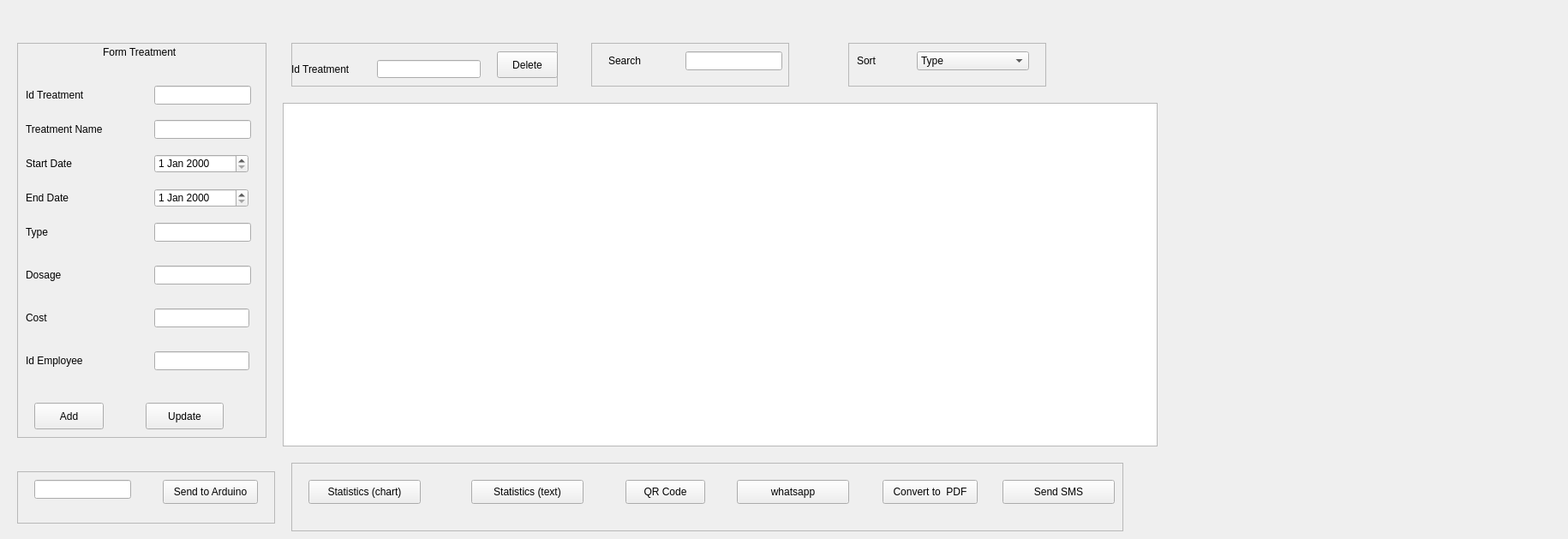
    <widget class="QWidget" name="tab_3">
     <attribute name="title">
      <string>Treatment</string>
     </attribute>
     <widget class="QFrame" name="frame_13">
      <property name="geometry">
       <rect>
        <x>20</x>
        <y>50</y>
        <width>291</width>
        <height>461</height>
       </rect>
      </property>
      <property name="frameShape">
       <enum>QFrame::StyledPanel</enum>
      </property>
      <property name="frameShadow">
       <enum>QFrame::Raised</enum>
      </property>
      <widget class="QLabel" name="label_30">
       <property name="geometry">
        <rect>
         <x>10</x>
         <y>50</y>
         <width>91</width>
         <height>21</height>
        </rect>
       </property>
       <property name="text">
        <string>Id Treatment</string>
       </property>
      </widget>
      <widget class="QLabel" name="label_31">
       <property name="geometry">
        <rect>
         <x>10</x>
         <y>90</y>
         <width>111</width>
         <height>21</height>
        </rect>
       </property>
       <property name="text">
        <string>Treatment Name</string>
       </property>
      </widget>
      <widget class="QLabel" name="label_32">
       <property name="geometry">
        <rect>
         <x>10</x>
         <y>130</y>
         <width>91</width>
         <height>21</height>
        </rect>
       </property>
       <property name="text">
        <string>Start Date</string>
       </property>
      </widget>
      <widget class="QLabel" name="label_33">
       <property name="geometry">
        <rect>
         <x>10</x>
         <y>210</y>
         <width>91</width>
         <height>21</height>
        </rect>
       </property>
       <property name="text">
        <string>Type</string>
       </property>
      </widget>
      <widget class="QLabel" name="label_34">
       <property name="geometry">
        <rect>
         <x>10</x>
         <y>170</y>
         <width>91</width>
         <height>21</height>
        </rect>
       </property>
       <property name="text">
        <string>End Date</string>
       </property>
      </widget>
      <widget class="QLabel" name="label_35">
       <property name="geometry">
        <rect>
         <x>10</x>
         <y>260</y>
         <width>91</width>
         <height>21</height>
        </rect>
       </property>
       <property name="text">
        <string>Dosage</string>
       </property>
      </widget>
      <widget class="QLabel" name="label_36">
       <property name="geometry">
        <rect>
         <x>10</x>
         <y>310</y>
         <width>91</width>
         <height>21</height>
        </rect>
       </property>
       <property name="text">
        <string>Cost</string>
       </property>
      </widget>
      <widget class="QLabel" name="label_37">
       <property name="geometry">
        <rect>
         <x>10</x>
         <y>360</y>
         <width>91</width>
         <height>21</height>
        </rect>
       </property>
       <property name="text">
        <string>Id Employee</string>
       </property>
      </widget>
      <widget class="QLineEdit" name="lineEdit_ID_TREATMENT">
       <property name="geometry">
        <rect>
         <x>160</x>
         <y>50</y>
         <width>113</width>
         <height>22</height>
        </rect>
       </property>
      </widget>
      <widget class="QLineEdit" name="lineEdit_TNAME">
       <property name="geometry">
        <rect>
         <x>160</x>
         <y>90</y>
         <width>113</width>
         <height>22</height>
        </rect>
       </property>
      </widget>
      <widget class="QDateEdit" name="lineEdit_STARTDATE">
       <property name="geometry">
        <rect>
         <x>160</x>
         <y>130</y>
         <width>110</width>
         <height>22</height>
        </rect>
       </property>
      </widget>
      <widget class="QDateEdit" name="lineEdit_ENDDATE">
       <property name="geometry">
        <rect>
         <x>160</x>
         <y>170</y>
         <width>110</width>
         <height>22</height>
        </rect>
       </property>
      </widget>
      <widget class="QLineEdit" name="lineEdit_TYPEE">
       <property name="geometry">
        <rect>
         <x>160</x>
         <y>210</y>
         <width>113</width>
         <height>22</height>
        </rect>
       </property>
      </widget>
      <widget class="QLineEdit" name="lineEdit_DOSAGE">
       <property name="geometry">
        <rect>
         <x>160</x>
         <y>260</y>
         <width>113</width>
         <height>22</height>
        </rect>
       </property>
      </widget>
      <widget class="QLineEdit" name="lineEdit_TCOST">
       <property name="geometry">
        <rect>
         <x>160</x>
         <y>310</y>
         <width>111</width>
         <height>22</height>
        </rect>
       </property>
      </widget>
      <widget class="QLineEdit" name="lineEdit_ID">
       <property name="geometry">
        <rect>
         <x>160</x>
         <y>360</y>
         <width>111</width>
         <height>22</height>
        </rect>
       </property>
      </widget>
      <widget class="QPushButton" name="pushButton_Add">
       <property name="geometry">
        <rect>
         <x>20</x>
         <y>420</y>
         <width>81</width>
         <height>31</height>
        </rect>
       </property>
       <property name="text">
        <string>Add</string>
       </property>
      </widget>
      <widget class="QPushButton" name="pushButton_updatet">
       <property name="geometry">
        <rect>
         <x>150</x>
         <y>420</y>
         <width>91</width>
         <height>31</height>
        </rect>
       </property>
       <property name="text">
        <string>Update</string>
       </property>
      </widget>
      <widget class="QLabel" name="label_38">
       <property name="geometry">
        <rect>
         <x>100</x>
         <y>0</y>
         <width>101</width>
         <height>21</height>
        </rect>
       </property>
       <property name="text">
        <string>Form Treatment</string>
       </property>
      </widget>
     </widget>
     <widget class="QFrame" name="frame_14">
      <property name="geometry">
       <rect>
        <x>690</x>
        <y>50</y>
        <width>231</width>
        <height>51</height>
       </rect>
      </property>
      <property name="frameShape">
       <enum>QFrame::StyledPanel</enum>
      </property>
      <property name="frameShadow">
       <enum>QFrame::Raised</enum>
      </property>
      <widget class="QLabel" name="label_39">
       <property name="geometry">
        <rect>
         <x>20</x>
         <y>10</y>
         <width>91</width>
         <height>21</height>
        </rect>
       </property>
       <property name="text">
        <string>Search</string>
       </property>
      </widget>
      <widget class="QLineEdit" name="lineEdit_recherchet">
       <property name="geometry">
        <rect>
         <x>110</x>
         <y>10</y>
         <width>113</width>
         <height>22</height>
        </rect>
       </property>
      </widget>
     </widget>
     <widget class="QFrame" name="frame_15">
      <property name="geometry">
       <rect>
        <x>990</x>
        <y>50</y>
        <width>231</width>
        <height>51</height>
       </rect>
      </property>
      <property name="frameShape">
       <enum>QFrame::StyledPanel</enum>
      </property>
      <property name="frameShadow">
       <enum>QFrame::Raised</enum>
      </property>
      <widget class="QLabel" name="label_40">
       <property name="geometry">
        <rect>
         <x>10</x>
         <y>10</y>
         <width>91</width>
         <height>21</height>
        </rect>
       </property>
       <property name="text">
        <string>Sort</string>
       </property>
      </widget>
      <widget class="QComboBox" name="comboBox_sortt">
       <property name="geometry">
        <rect>
         <x>80</x>
         <y>10</y>
         <width>131</width>
         <height>22</height>
        </rect>
       </property>
       <property name="contextMenuPolicy">
        <enum>Qt::ActionsContextMenu</enum>
       </property>
       <property name="insertPolicy">
        <enum>QComboBox::InsertAlphabetically</enum>
       </property>
       <property name="sizeAdjustPolicy">
        <enum>QComboBox::AdjustToMinimumContentsLength</enum>
       </property>
       <item>
        <property name="text">
         <string>Type</string>
        </property>
       </item>
       <item>
        <property name="text">
         <string>Dosage</string>
        </property>
       </item>
       <item>
        <property name="text">
         <string>Cost</string>
        </property>
       </item>
      </widget>
     </widget>
     <widget class="QTableView" name="tableViewt">
      <property name="geometry">
       <rect>
        <x>330</x>
        <y>120</y>
        <width>1021</width>
        <height>401</height>
       </rect>
      </property>
      <property name="mouseTracking">
       <bool>true</bool>
      </property>
      <property name="acceptDrops">
       <bool>true</bool>
      </property>
      <property name="dragEnabled">
       <bool>true</bool>
      </property>
     </widget>
     <widget class="QFrame" name="frame_16">
      <property name="geometry">
       <rect>
        <x>340</x>
        <y>540</y>
        <width>971</width>
        <height>80</height>
       </rect>
      </property>
      <property name="frameShape">
       <enum>QFrame::StyledPanel</enum>
      </property>
      <property name="frameShadow">
       <enum>QFrame::Raised</enum>
      </property>
      <widget class="QPushButton" name="pushButton_statchartt">
       <property name="geometry">
        <rect>
         <x>20</x>
         <y>20</y>
         <width>131</width>
         <height>28</height>
        </rect>
       </property>
       <property name="text">
        <string>Statistics (chart)</string>
       </property>
      </widget>
      <widget class="QPushButton" name="pushButton_stattextt">
       <property name="geometry">
        <rect>
         <x>210</x>
         <y>20</y>
         <width>131</width>
         <height>28</height>
        </rect>
       </property>
       <property name="text">
        <string>Statistics (text)</string>
       </property>
      </widget>
      <widget class="QPushButton" name="pushButton_QRcode">
       <property name="geometry">
        <rect>
         <x>390</x>
         <y>20</y>
         <width>93</width>
         <height>28</height>
        </rect>
       </property>
       <property name="text">
        <string>QR Code</string>
       </property>
      </widget>
      <widget class="QPushButton" name="pushButton_whatsapp">
       <property name="geometry">
        <rect>
         <x>520</x>
         <y>20</y>
         <width>131</width>
         <height>28</height>
        </rect>
       </property>
       <property name="text">
        <string>whatsapp</string>
       </property>
      </widget>
      <widget class="QPushButton" name="pushButton_PDFt">
       <property name="geometry">
        <rect>
         <x>690</x>
         <y>20</y>
         <width>111</width>
         <height>28</height>
        </rect>
       </property>
       <property name="text">
        <string>Convert to  PDF</string>
       </property>
      </widget>
      <widget class="QPushButton" name="pushButton_sms">
       <property name="geometry">
        <rect>
         <x>830</x>
         <y>20</y>
         <width>131</width>
         <height>28</height>
        </rect>
       </property>
       <property name="text">
        <string>Send SMS</string>
       </property>
      </widget>
     </widget>
     <widget class="QFrame" name="frame_17">
      <property name="geometry">
       <rect>
        <x>20</x>
        <y>550</y>
        <width>301</width>
        <height>61</height>
       </rect>
      </property>
      <property name="frameShape">
       <enum>QFrame::StyledPanel</enum>
      </property>
      <property name="frameShadow">
       <enum>QFrame::Raised</enum>
      </property>
      <widget class="QLineEdit" name="lineEdit_ID_PATIENT">
       <property name="geometry">
        <rect>
         <x>20</x>
         <y>10</y>
         <width>113</width>
         <height>22</height>
        </rect>
       </property>
      </widget>
      <widget class="QPushButton" name="pushButton_arduinot">
       <property name="geometry">
        <rect>
         <x>170</x>
         <y>10</y>
         <width>111</width>
         <height>28</height>
        </rect>
       </property>
       <property name="text">
        <string>Send to Arduino</string>
       </property>
      </widget>
     </widget>
     <widget class="QLabel" name="qr_code">
      <property name="geometry">
       <rect>
        <x>1420</x>
        <y>220</y>
        <width>401</width>
        <height>371</height>
       </rect>
      </property>
      <property name="text">
       <string/>
      </property>
     </widget>
     <widget class="QFrame" name="frame_18">
      <property name="geometry">
       <rect>
        <x>340</x>
        <y>50</y>
        <width>311</width>
        <height>51</height>
       </rect>
      </property>
      <property name="frameShape">
       <enum>QFrame::StyledPanel</enum>
      </property>
      <property name="frameShadow">
       <enum>QFrame::Raised</enum>
      </property>
      <widget class="QLineEdit" name="lineEdit_IDS_2">
       <property name="geometry">
        <rect>
         <x>100</x>
         <y>20</y>
         <width>121</width>
         <height>21</height>
        </rect>
       </property>
       <property name="text">
        <string/>
       </property>
      </widget>
      <widget class="QPushButton" name="pushButton_Delete">
       <property name="geometry">
        <rect>
         <x>240</x>
         <y>10</y>
         <width>71</width>
         <height>31</height>
        </rect>
       </property>
       <property name="text">
        <string>Delete</string>
       </property>
      </widget>
      <widget class="QLabel" name="label_41">
       <property name="geometry">
        <rect>
         <x>0</x>
         <y>20</y>
         <width>91</width>
         <height>21</height>
        </rect>
       </property>
       <property name="text">
        <string>Id Treatment</string>
       </property>
      </widget>
     </widget>
    </widget>
